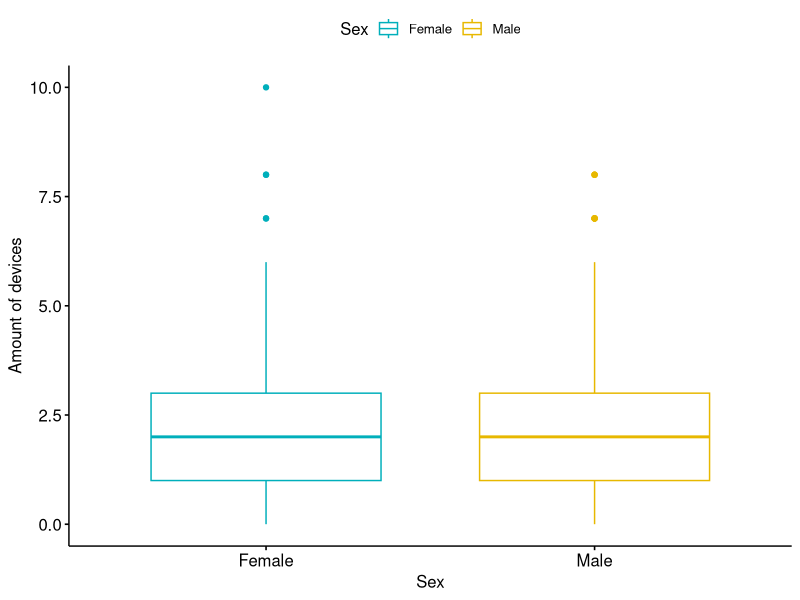
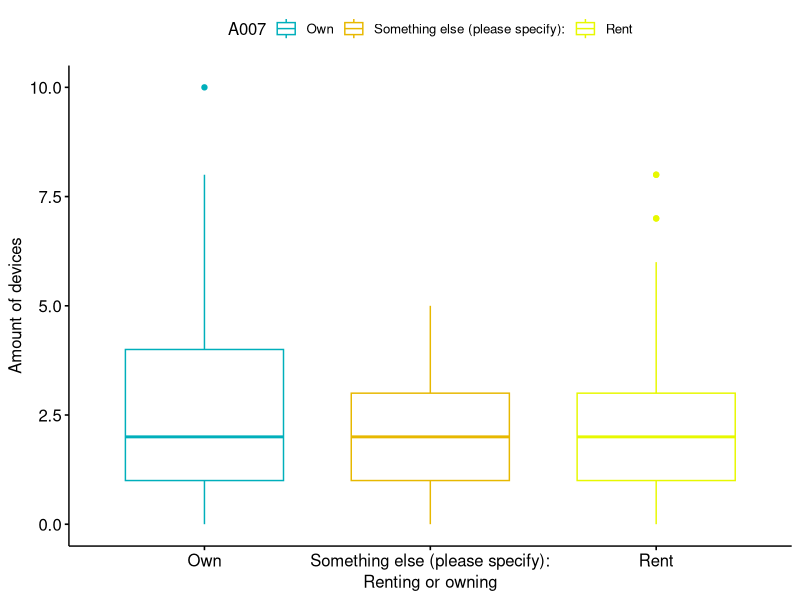

These figures' R source, in order: (Note: this script raises an error after producing the figures.)
list.of.packages <- c("ggplot2", "tidyverse", "dplyr", "ggpubr","readxl")
new.packages <-
  list.of.packages[!(list.of.packages %in% installed.packages()[, "Package"])]
if (length(new.packages))
  install.packages(new.packages)

library(tidyverse)
library(dplyr)
library(ggplot2)
library(ggpubr)
library(rstatix)
library(readxl)


singleSourceOfTruthAppended_old <-
  read_csv("singleSourceOfTruthAppended.csv")
weirdGuys <-
  subset(singleSourceOfTruthAppended_old,
         is.na(`Current Country of Residence`))
save(weirdGuys, file = "weirdGuys.csv")
singleSourceOfTruthAppended <-
  read_xlsx("singleSourceOfTruthAppended_P.xlsx")
singleSourceOfTruthAppended <-
  subset(singleSourceOfTruthAppended,
         `Current Country of Residence` != "NA")


########################## RQ_03 ###################################################

##H1####
#plotting sex against amount of devices (purely out of interest)
ggboxplot(
  singleSourceOfTruthAppended,
  x = "Sex",
  y = "R101",
  color = "Sex",
  palette = c("#00AFBB", "#E7B800"),
  ylab = "Amount of devices",
  xlab = "Sex"
)


# testing for amount of devices per property ownership / renting a property

ggboxplot(
  singleSourceOfTruthAppended,
  x = "A007",
  y = "R101",
  color = "A007",
  palette = c("#00AFBB", "#E7B800", "#E7F800"),
  ylab = "Amount of devices",
  xlab = "Renting or owning"
)

wilcox.test(R101 ~ A007 == "Rent" |
              A007 == "Own") # no statistical significance found
kruskal_test(singleSourceOfTruthAppended, formula = R101 ~ A007) # 0.0701

# testing for amount of children in household

ggboxplot(
  singleSourceOfTruthAppended,
  x = "A004",
  y = "R101",
  color = "A004",
  palette = c("#00AFBB", "#E7B800"),
  ylab = "Amount of devices",
  xlab = "Children or no children"
)
##H2####



##H3####
##testing wilcox test for children > 0 impact on amount of devices##
singleSourceOfTruthAppended$A004 <-
  cut(singleSourceOfTruthAppended$A004, breaks = c(0, 1, Inf)) ## adding levels to children
singleSourceOfTruthAppended$A004 <-
  as.factor(singleSourceOfTruthAppended$A004)


#plotting having children and not having children against eachother
ggboxplot(
  singleSourceOfTruthAppended,
  x = "A004",
  y = "R101",
  color = "A004",
  palette = c("#00AFBB", "#E7B800"),
  ylab = "Amount of devices",
  xlab = "Children or no children"
)

wilcox.test(R101, na.omit(A004))##mann whitney u test #not significant

wilcox_test(singleSourceOfTruthAppended, R101 ~ A004) #p = 0.888

#testing for children affecting the type of usage the user is comfortable with

# 1 E205_01	Usage type: Voice commands via a Smart Speaker
# 2	E205_02	Usage type: Voice commands via a Smartphone Voice Assistant
# 3	E205_03	Usage type: Smartphone App for the Device
# 4	E205_04	Usage type: Smartphone Widgets or Shortcuts
# 5	E205_05	Usage type: Sensors inside the Home (e.g., Motion Sensors, Light Sensors, etc.)
# 6	E205_06	Usage type: Sensors outside the Home (e.g., Motion Sensors, Light Sensors, etc.)
# 7	E205_07	Usage type: Automatic Operation based on Device Programming

wilcox_test(singleSourceOfTruthAppended, E205_01 ~ A004) #ns
wilcox_test(singleSourceOfTruthAppended, E205_02 ~ A004) #ns
wilcox_test(singleSourceOfTruthAppended, E205_05 ~ A004) #ns
wilcox_test(singleSourceOfTruthAppended, E205_06 ~ A004) #ns


dunnTest(E205_06, as.factor(A004), method = "bonferroni")

wilcox_test(singleSourceOfTruthAppended, formula = E201_11 ~ A004) # 0.0701
wilcox_test(singleSourceOfTruthAppended, formula = E201_14 ~ A004) # 0.0701
wilcox_test(singleSourceOfTruthAppended, formula = E201_16 ~ A004) # 0.0701

wilcox_test(singleSourceOfTruthAppended, formula = A204_01 ~ A004)
wilcox_test(singleSourceOfTruthAppended, formula = A204_02 ~ A004)
wilcox_test(singleSourceOfTruthAppended, formula = A204_03 ~ A004)
wilcox_test(singleSourceOfTruthAppended, formula = A204_04 ~ A004)
wilcox_test(singleSourceOfTruthAppended, formula = A204_05 ~ A004)
wilcox_test(singleSourceOfTruthAppended, formula = A204_06 ~ A004)

singleSourceOfTruthAppended$A005 <-
  cut(as.numeric(singleSourceOfTruthAppended$A005), breaks = c(0, 1, Inf)) ## adding levels to children
singleSourceOfTruthAppended$A005 <-
  as.factor(singleSourceOfTruthAppended$A005)
wilcox_test(singleSourceOfTruthAppended, R101 ~ A005)

